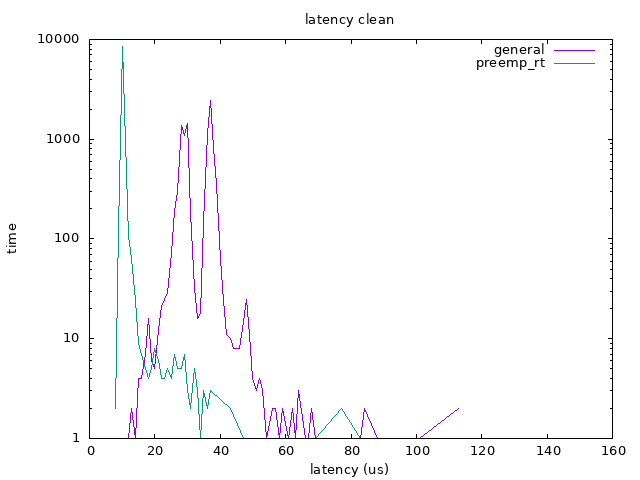

gnuplot code for this plot:
reset                                                                           
set xlabel 'latency (us)'
set ylabel 'time'
set title 'latency clean'
set term png enhanced font 'Verdana,10'
set output 'clean_log.png'

set log y

plot \
'../../general/mine/clean/latency_ctr.txt' using 1:2 with lines title 'general', \
'../../preempt_rt/mine/clean/latency_ctr.txt' using 1:2 with lines title 'preemp\_rt'
